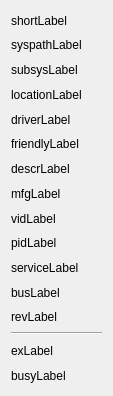
<?xml version="1.0" encoding="UTF-8"?>
<ui version="4.0">
 <class>InfoWidget</class>
 <widget class="QWidget" name="InfoWidget">
  <property name="geometry">
   <rect>
    <x>0</x>
    <y>0</y>
    <width>113</width>
    <height>396</height>
   </rect>
  </property>
  <property name="windowTitle">
   <string>Form</string>
  </property>
  <layout class="QVBoxLayout" name="verticalLayout">
   <item>
    <widget class="QLabel" name="shortLabel">
     <property name="text">
      <string>shortLabel</string>
     </property>
    </widget>
   </item>
   <item>
    <widget class="QLabel" name="syspathLabel">
     <property name="text">
      <string>syspathLabel</string>
     </property>
    </widget>
   </item>
   <item>
    <widget class="QLabel" name="subsysLabel">
     <property name="text">
      <string>subsysLabel</string>
     </property>
    </widget>
   </item>
   <item>
    <widget class="QLabel" name="locationLabel">
     <property name="text">
      <string>locationLabel</string>
     </property>
    </widget>
   </item>
   <item>
    <widget class="QLabel" name="driverLabel">
     <property name="text">
      <string>driverLabel</string>
     </property>
    </widget>
   </item>
   <item>
    <widget class="QLabel" name="friendlyLabel">
     <property name="text">
      <string>friendlyLabel</string>
     </property>
    </widget>
   </item>
   <item>
    <widget class="QLabel" name="descrLabel">
     <property name="text">
      <string>descrLabel</string>
     </property>
    </widget>
   </item>
   <item>
    <widget class="QLabel" name="mfgLabel">
     <property name="text">
      <string>mfgLabel</string>
     </property>
    </widget>
   </item>
   <item>
    <widget class="QLabel" name="vidLabel">
     <property name="text">
      <string>vidLabel</string>
     </property>
    </widget>
   </item>
   <item>
    <widget class="QLabel" name="pidLabel">
     <property name="text">
      <string>pidLabel</string>
     </property>
    </widget>
   </item>
   <item>
    <widget class="QLabel" name="serviceLabel">
     <property name="text">
      <string>serviceLabel</string>
     </property>
    </widget>
   </item>
   <item>
    <widget class="QLabel" name="busLabel">
     <property name="text">
      <string>busLabel</string>
     </property>
    </widget>
   </item>
   <item>
    <widget class="QLabel" name="revLabel">
     <property name="text">
      <string>revLabel</string>
     </property>
    </widget>
   </item>
   <item>
    <widget class="Line" name="line">
     <property name="orientation">
      <enum>Qt::Horizontal</enum>
     </property>
    </widget>
   </item>
   <item>
    <widget class="QLabel" name="exLabel">
     <property name="text">
      <string>exLabel</string>
     </property>
    </widget>
   </item>
   <item>
    <widget class="QLabel" name="busyLabel">
     <property name="text">
      <string>busyLabel</string>
     </property>
    </widget>
   </item>
  </layout>
 </widget>
 <resources/>
 <connections/>
</ui>
